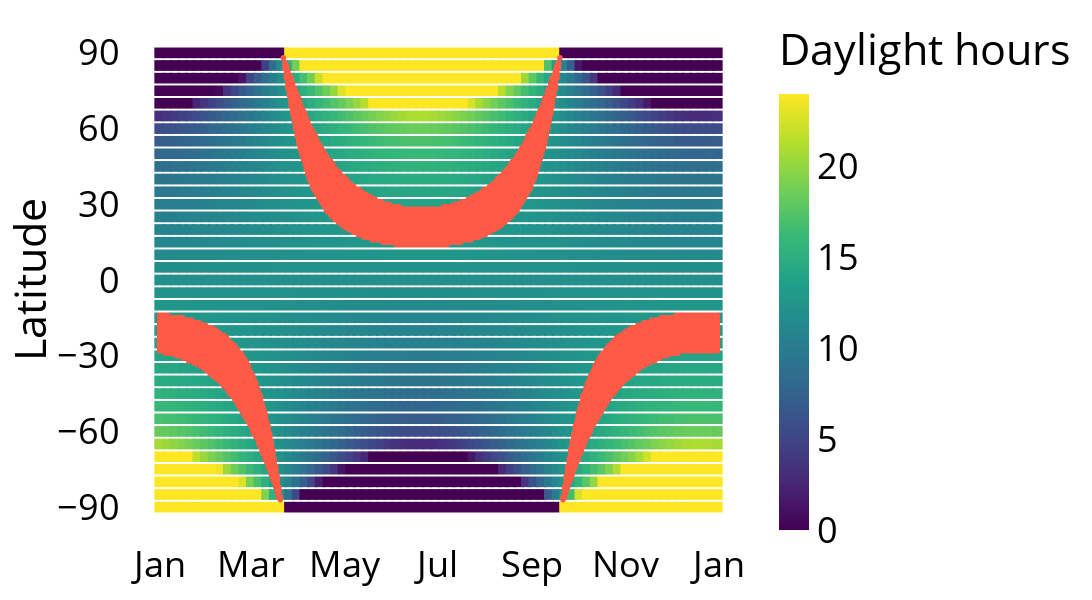

Notebook code cell kept with this figure:
### Code cell
fig = px.scatter(
    day_length_by_latitude_coarse,
    x="date",
    y="latitude",
    color="day_length",
    color_continuous_scale="viridis",
    labels={"latitude": "Latitude", "date": "Date", "day_length": "Daylight hours"},
)

fig.update_traces(marker=dict(size=11, symbol="square"))

fig.update_layout(
    width=1600, 
    height=600,
    xaxis=dict(tickformat="%b"),
    yaxis=dict(dtick=30),
    paper_bgcolor="rgba(255,255,255,1)",
    plot_bgcolor="rgba(255,255,255,1)",
    font=dict(color="black", size=36),
    margin=dict(t=20, b=50)
)

fig.update_xaxes(
    title=None, 
    showline=False,
    showgrid=False,
)

fig.update_yaxes(
    showline=False,
    showgrid=False,
    zeroline=False,
)

day_length = target_day_length
tolerance = 1

# Get matching days, but avoid drawing days to the right of the grid
matching_days = (
    day_length_by_latitude[day_length_by_latitude.day_length.between(day_length - tolerance/2, day_length + tolerance/2) & day_length_by_latitude.date.le(day_length_by_latitude_coarse.date.max())]
)

fig.add_trace(go.Scattergl(
    x=matching_days.date,
    y=matching_days.latitude,
    mode="markers",
    showlegend=False,
    marker=dict(color="rgba(255, 90, 70, 1.0)")
))

fig

### Figure 1 — Plotly figure (JSON) as saved in the notebook; plotly's stock layout.template omitted (floating-point values rounded to 4 significant figures; data arrays with more than 128 entries replaced by an {"elided": "..."} marker saying what was removed)
{"data": [{"hovertemplate": "Date=%{x}<br>Latitude=%{y}<br>Daylight hours=%{marker.color}<extra></extra>", "legendgroup": "", "marker": {"color": {"elided": "2738 float values"}, "coloraxis": "coloraxis", "size": 11, "symbol": "square"}, "mode": "markers", "name": "", "showlegend": false, "type": "scattergl", "x": {"elided": "2738 str values"}, "xaxis": "x", "y": {"elided": "2738 int values"}, "yaxis": "y"}, {"marker": {"color": "rgba(255, 90, 70, 1.0)"}, "mode": "markers", "showlegend": false, "type": "scattergl", "x": {"elided": "6336 str values"}, "y": {"elided": "6336 int values"}}], "layout": {"coloraxis": {"colorbar": {"title": {"text": "Daylight hours"}}, "colorscale": [[0, "#440154"], [0.1111, "#482878"], [0.2222, "#3e4989"], [0.3333, "#31688e"], [0.4444, "#26828e"], [0.5556, "#1f9e89"], [0.6667, "#35b779"], [0.7778, "#6ece58"], [0.8889, "#b5de2b"], [1, "#fde725"]]}, "font": {"color": "black", "size": 36}, "height": 600, "legend": {"tracegroupgap": 0}, "margin": {"b": 50, "t": 20}, "paper_bgcolor": "rgba(255,255,255,1)", "plot_bgcolor": "rgba(255,255,255,1)", "width": 1600, "xaxis": {"anchor": "y", "domain": [0, 1], "showgrid": false, "showline": false, "tickformat": "%b", "title": {}}, "yaxis": {"anchor": "x", "domain": [0, 1], "dtick": 30, "showgrid": false, "showline": false, "title": {"text": "Latitude"}, "zeroline": false}}}
